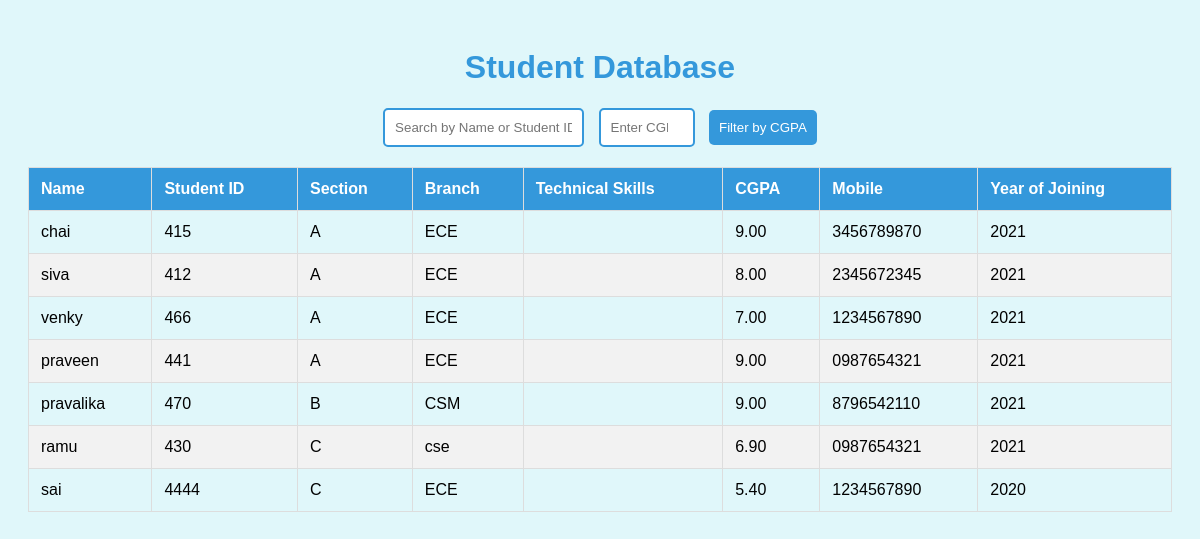
/student-database/, run on the app's committed database.
### student/models.py (models this page shows, shortened)
class Student(models.Model):
    name = models.CharField(max_length=100)
    student_id = models.CharField(max_length=10, unique=True)
    section = models.CharField(max_length=5)
    branch = models.CharField(max_length=100)
    technical_skills = models.CharField(max_length=200)
    cgpa = models.DecimalField(max_digits=4, decimal_places=2)
    mobile = models.CharField(max_length=10)
    joining_year = models.IntegerField()

### student/views.py (the view)
# urls.py: path('student-database/', views.student_database, name='student_database'),
def student_database(request):
    students = Student.objects.all()
    search_query = request.GET.get('search')
    if search_query:
        students = students.filter(name__icontains=search_query) | students.filter(student_id__icontains=search_query)
    cgpa_filter = request.GET.get('cgpa')
    if cgpa_filter:
        try:
            cgpa_filter = float(cgpa_filter)
            students = students.filter(cgpa__gte=cgpa_filter)
        except ValueError:
            pass  # Ignore invalid CGPA input
    return render(request, 'student_database.html', {'students': students})

### student/templates/student_database.html (shortened to what this page needs)
<!DOCTYPE html>
<html lang="en">
<head>
</head>
<body>
    <h1>Student Database</h1>
    <div class="search-filter-container">
        <input type="text" id="searchBar" placeholder="Search by Name or Student ID" onkeyup="searchFunction()">
        <input type="number" id="cgpaFilter" placeholder="Enter CGPA" min="0" max="10" step="0.01">
        <button class="filter-cgpa" onclick="filterCgpa()">Filter by CGPA</button>
    </div>
    <table id="studentTable">
        <thead>
            <tr>
                <th>Name</th>
                <th>Student ID</th>
                <th>Section</th>
                <th>Branch</th>
                <th>Technical Skills</th>
                <th>CGPA</th>
                <th>Mobile</th>
                <th>Year of Joining</th>
            </tr>
        </thead>
        <tbody>
            {% for student in students %}
            <tr>
                <td>{{ student.name }}</td>
                <td>{{ student.student_id }}</td>
                <td>{{ student.section }}</td>
                <td>{{ student.branch }}</td>
                <td>{{ student.skills }}</td>
                <td>{{ student.cgpa }}</td>
                <td>{{ student.mobile }}</td>
                <td>{{ student.joining_year }}</td>
            </tr>
            {% empty %}
            <tr>
                <td colspan="8" style="text-align:center;">No students found</td>
            </tr>
            {% endfor %}
        </tbody>
    </table>
</body>
</html>

### student/templates/student_database.html (style rules this page uses)
body { font-family: Arial, sans-serif; background-image: url('https://www.transparenttextures.com/patterns/cubes.png'); background-color: #e0f7fa; padding: 20px; }
h1 { text-align: center; color: #3498db; }
.search-filter-container { text-align: center; margin-bottom: 20px; }
input[type="text"], input[type="number"] { padding: 10px; margin-right: 10px; border: 2px solid #3498db; border-radius: 5px; }
.filter-cgpa { padding: 10px; background-color: #3498db; color: white; border: none; border-radius: 5px; cursor: pointer; }
table { width: 100%; border-collapse: collapse; }
table th, table td { padding: 12px; border: 1px solid #ddd; text-align: left; }
table th { background-color: #3498db; color: white; }
table tr:nth-child(even) { background-color: #f2f2f2; }

### data on the page
Student: name "chai", student_id "415", section "A", branch "ECE", cgpa "9.00", mobile "3456789870", joining_year "2021"
Student: name "siva", student_id "412", section "A", branch "ECE", cgpa "8.00", mobile "2345672345", joining_year "2021"
Student: name "venky", student_id "466", section "A", branch "ECE", cgpa "7.00", mobile "1234567890", joining_year "2021"
Student: name "praveen", student_id "441", section "A", branch "ECE", cgpa "9.00", mobile "0987654321", joining_year "2021"
Student: name "pravalika", student_id "470", section "B", branch "CSM", cgpa "9.00", mobile "8796542110", joining_year "2021"
Student: name "ramu", student_id "430", section "C", branch "cse", cgpa "6.90", mobile "0987654321", joining_year "2021"
Student: name "sai", student_id "4444", section "C", branch "ECE", cgpa "5.40", mobile "1234567890", joining_year "2020"
